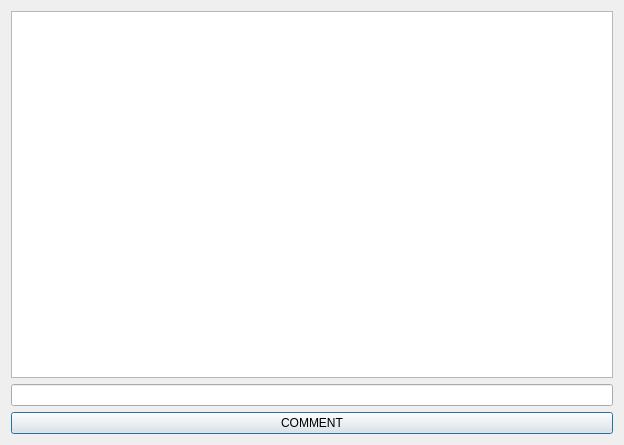
<?xml version="1.0" encoding="UTF-8"?>
<ui version="4.0">
 <class>comment_sectionoftask</class>
 <widget class="QDialog" name="comment_sectionoftask">
  <property name="geometry">
   <rect>
    <x>0</x>
    <y>0</y>
    <width>624</width>
    <height>445</height>
   </rect>
  </property>
  <property name="windowTitle">
   <string>Dialog</string>
  </property>
  <layout class="QVBoxLayout" name="verticalLayout">
   <item>
    <widget class="QListWidget" name="listWidget"/>
   </item>
   <item>
    <widget class="QLineEdit" name="lineEdit"/>
   </item>
   <item>
    <widget class="QPushButton" name="pushButton">
     <property name="text">
      <string>COMMENT</string>
     </property>
    </widget>
   </item>
  </layout>
 </widget>
 <resources/>
 <connections/>
</ui>
